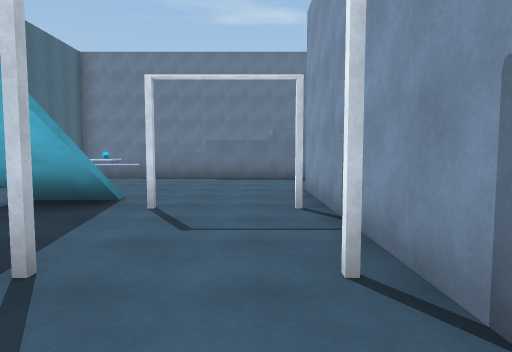
View 1 (above)

22 first-person views from a walk through a Unity game level. The camera is 1.5 m above the floor, tilts 4° down and sees 75° across. The floor is counted in squares, 2 m on a side. Each view is taken from the middle of a square. On the plan, view 1 faces up. The plan holds only what a view shows up to about 11 squares ahead; the rest is blank. The place goes on beyond the plan. The player character is not drawn. Some animated figures are left out.

View 2
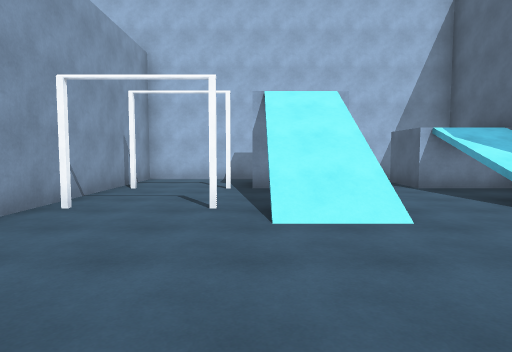

View 3
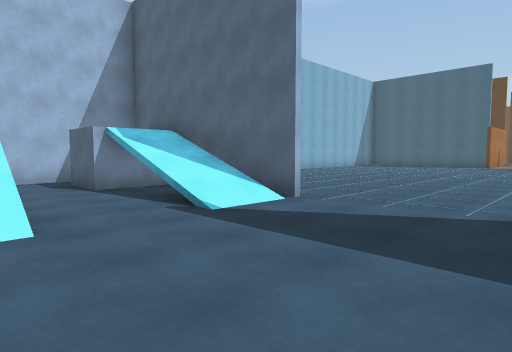

View 4
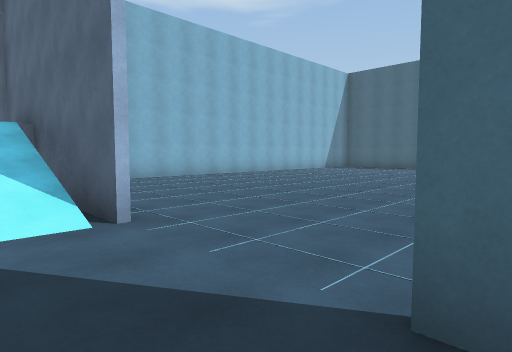

View 5
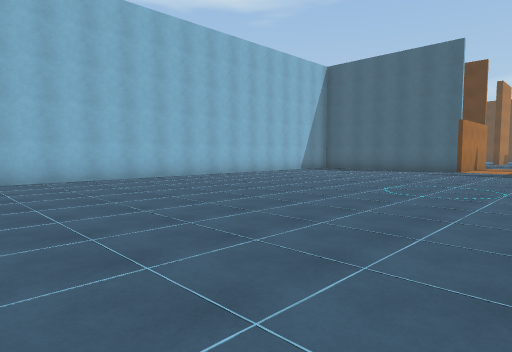

View 6
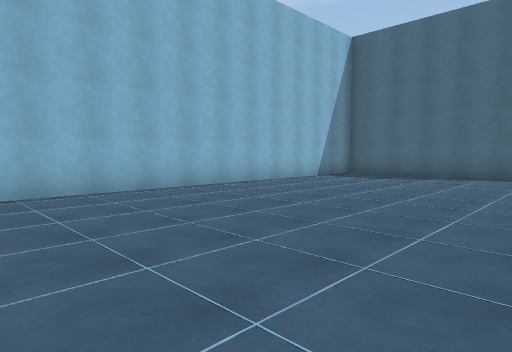

View 7
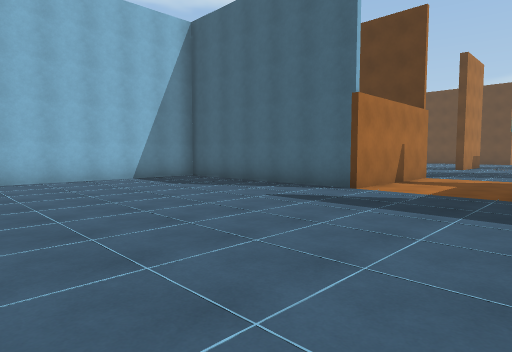

View 8
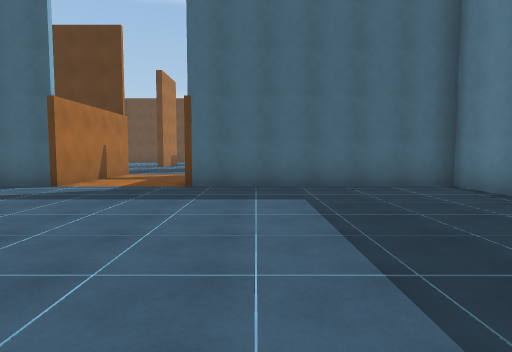

View 9
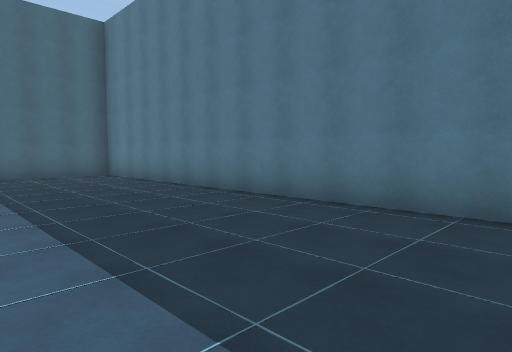

View 10
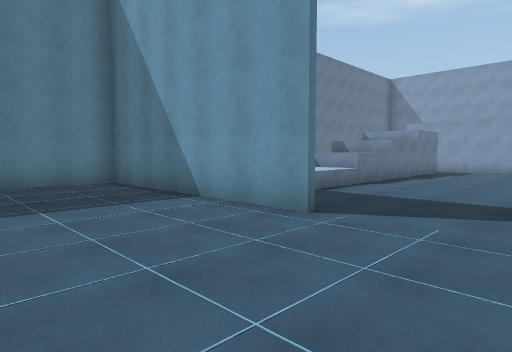

View 11
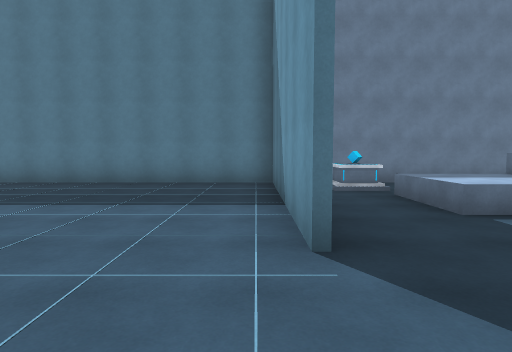

View 12
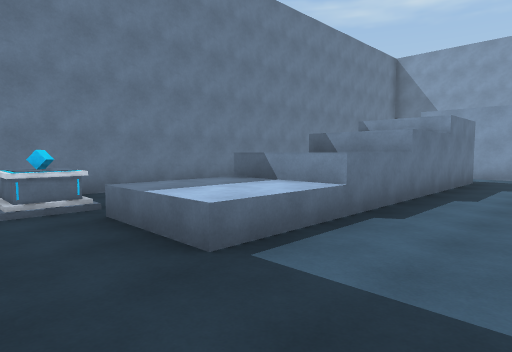

View 13
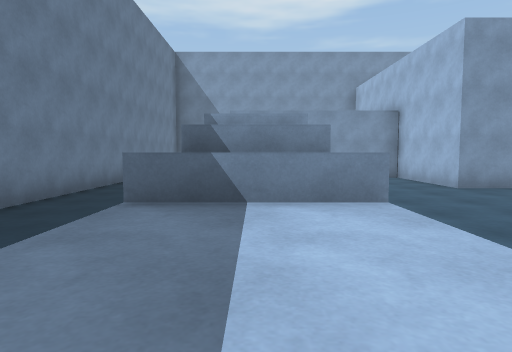

View 14
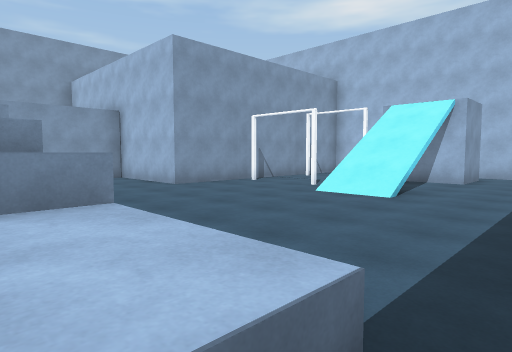

View 15
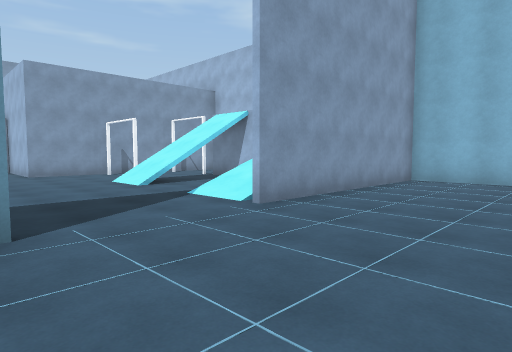

View 16
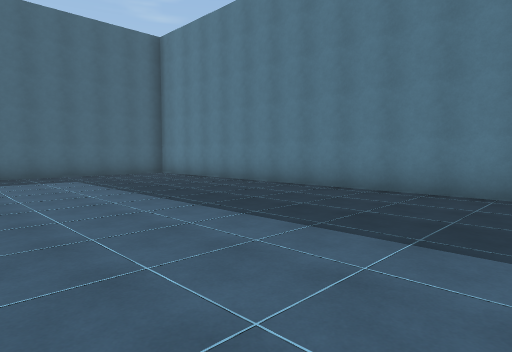

View 17
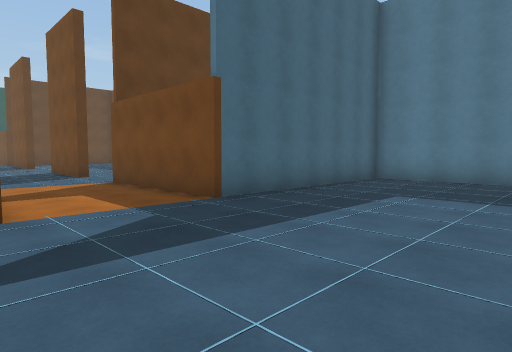

View 18
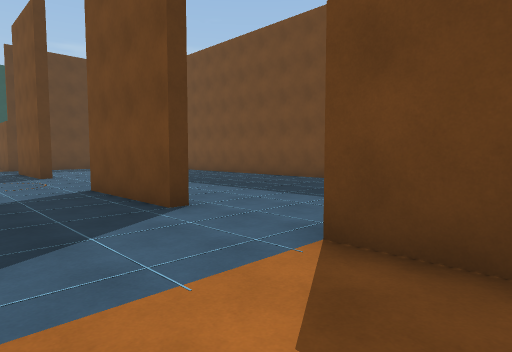

View 19
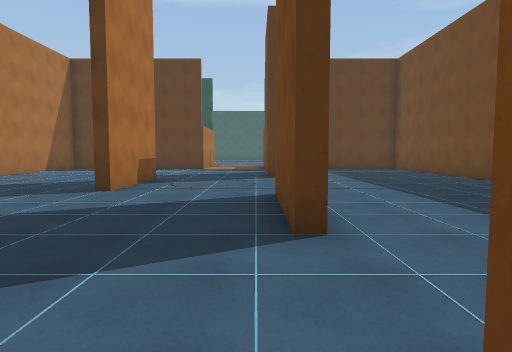

View 20
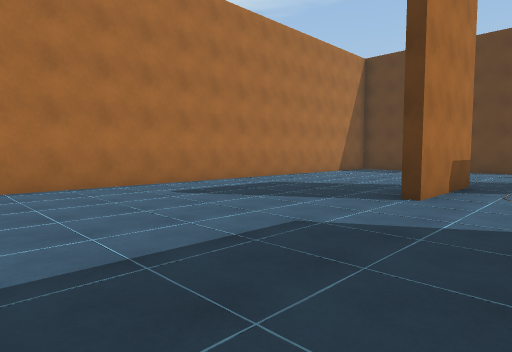

View 21
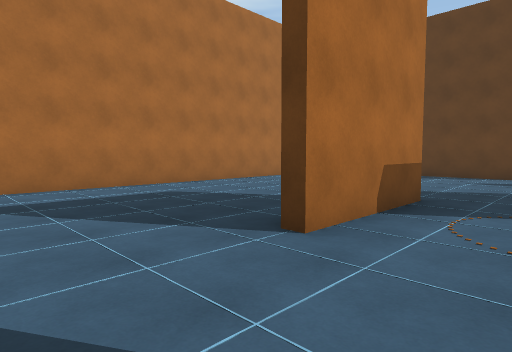

View 22
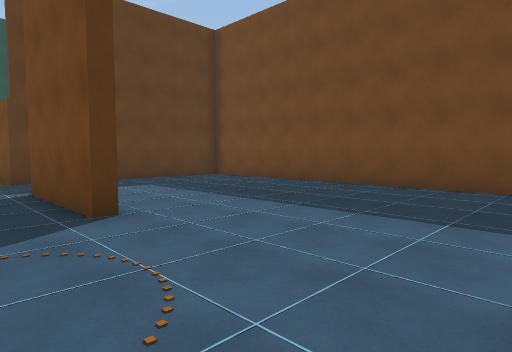

### Floor plan
Key: @ floor where view 1 was taken; # wall or solid block; . floor; / step, stairs or slope; = window, fence, low wall or low ledge; ^ raised ledge; O other object.
Columns run from 43 left of view 1 to 3 right of it. Each row starts with its distance up from view 1.
 15    ##########       ###########################
 14    ...........      #...............#.. ......
 13  #............      #...............#O. ....
 12  #.............     #...............#.^^^ #
 11  #..............    #...............#.^^^ #
 10  # ..............   #...............#.^^^^####.
  9 ##...............####...............#..........
  8  ....###....###...............................
  7       .........................................
  6    .........................................###
  5  #......###......####...............#/..//..#
  4  #....  .........   #...............#/..//#.#
  3  #   ............   #...............#/......#
  2       ..........    #...............#=.###..#
  1       ..........    #...............##.#  ..#
  0      ...........    #...............#... ..@#
 -1      ###########    #########################

Positions as (right, up) in squares from view 1, and headings:
1: (0, 0), facing up
2: (-2, 9), facing down
3: (-3, 9), facing down-left
4: (-6, 9), facing down-left
5: (-8, 9), facing down-left
6: (-11, 6), facing down-left
7: (-16, 9), facing down-left
8: (-15, 10), facing left
9: (-11, 10), facing up-left
10: (-11, 6), facing up-right
11: (-8, 6), facing up
12: (-7, 8), facing up-right
13: (-6, 11), facing right
14: (-6, 11), facing down-right
15: (-11, 9), facing down-right
16: (-11, 8), facing up-left
17: (-18, 5), facing up-left
18: (-25, 6), facing up-left
19: (-26, 8), facing left
20: (-27, 7), facing down-left
21: (-30, 7), facing down-left
22: (-32, 7), facing up-left
